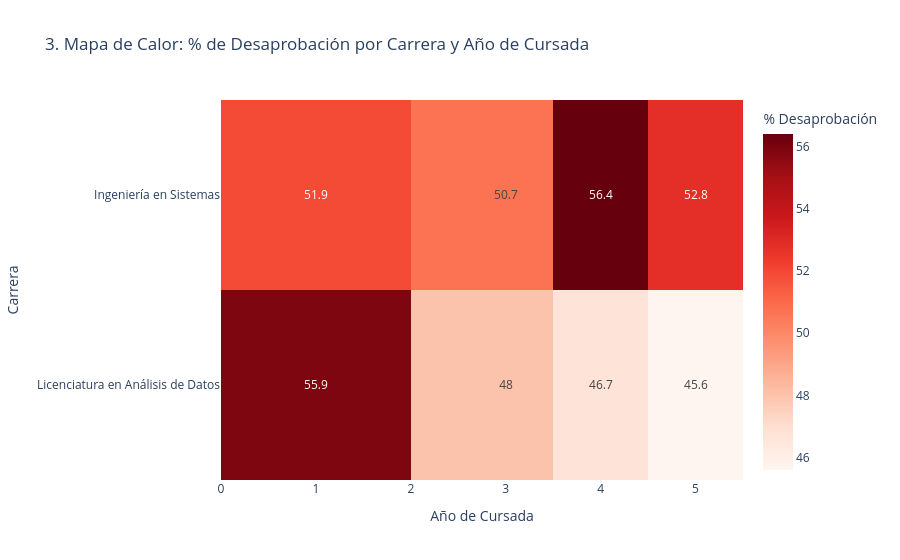
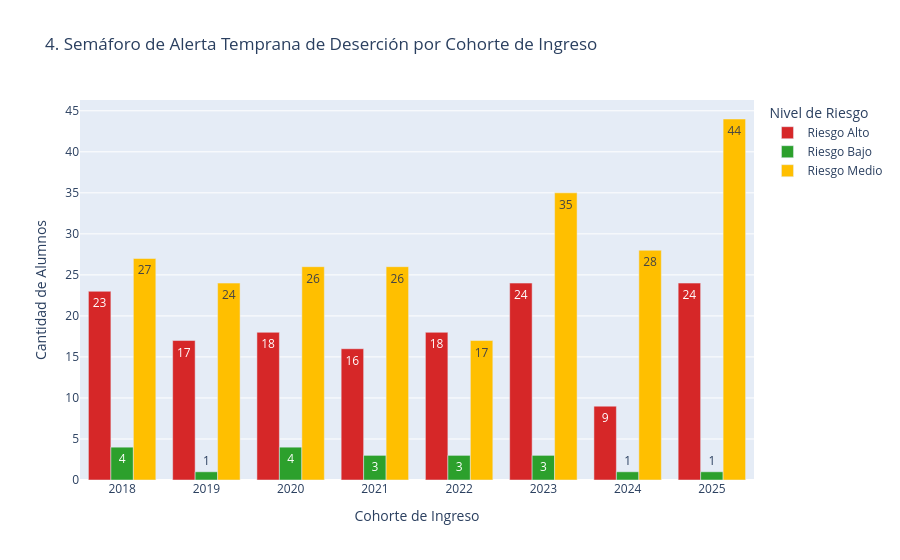

The notebook cell saved with these charts, in order:
### Markdown cell above
Gráfico 3 y 4 — Mapa de Calor (Carrera × Año) e Indicador Semáforo

### Code cell
# Gráfico 3: Mapa de Calor Carrera x Año de Cursada (% Desaprobación)
tabla_heatmap = df_evolucion.pivot_table(
    index="nombre_carrera",
    columns="anio_cursada",
    values="tasa_desaprobacion",
    aggfunc="mean"
).round(1)

fig3 = px.imshow(
    tabla_heatmap,
    text_auto=True,
    color_continuous_scale="Reds",
    title="3. Mapa de Calor: % de Desaprobación por Carrera y Año de Cursada",
    labels={"x": "Año de Cursada", "y": "Carrera", "color": "% Desaprobación"}
)
fig3.show()

# Gráfico 4: Indicador Tipo Semáforo por Cohorte y Nivel de Riesgo
df_semaforo_cohorte = (
    df_alertas.groupby(["cohorte_ingreso", "semaforo_riesgo"], as_index=False)
    .agg(cantidad_alumnos=("id_alumno", "count"))
)

fig4 = px.bar(
    df_semaforo_cohorte,
    x="cohorte_ingreso",
    y="cantidad_alumnos",
    color="semaforo_riesgo",
    title="4. Semáforo de Alerta Temprana de Deserción por Cohorte de Ingreso",
    labels={"cohorte_ingreso": "Cohorte de Ingreso", "cantidad_alumnos": "Cantidad de Alumnos", "semaforo_riesgo": "Nivel de Riesgo"},
    color_discrete_map={"Riesgo Alto": "#d62728", "Riesgo Medio": "#ffbf00", "Riesgo Bajo": "#2ca02c"},
    barmode="group",
    text_auto=True
)
fig4.show()

print("Top 10 Alumnos en Riesgo Alto (Alerta Temprana):")
display(df_alertas.head(10))

### Figure 1 — Plotly figure (JSON) as saved in the notebook; plotly's stock layout.template omitted (floating-point values rounded to 4 significant figures)
{"data": [{"coloraxis": "coloraxis", "hovertemplate": "Año de Cursada: %{x}<br>Carrera: %{y}<br>% Desaprobación: %{z}<extra></extra>", "name": "0", "texttemplate": "%{z}", "type": "heatmap", "x": [1, 3, 4, 5], "xaxis": "x", "y": ["Ingeniería en Sistemas", "Licenciatura en Análisis de Datos"], "yaxis": "y", "z": [[51.9, 50.7, 56.4, 52.8], [55.9, 48.0, 46.7, 45.6]]}], "layout": {"coloraxis": {"autocolorscale": false, "colorbar": {"title": {"text": "% Desaprobación"}}, "colorscale": [[0, "rgb(255,245,240)"], [0.125, "rgb(254,224,210)"], [0.25, "rgb(252,187,161)"], [0.375, "rgb(252,146,114)"], [0.5, "rgb(251,106,74)"], [0.625, "rgb(239,59,44)"], [0.75, "rgb(203,24,29)"], [0.875, "rgb(165,15,21)"], [1, "rgb(103,0,13)"]]}, "title": {"text": "3. Mapa de Calor: % de Desaprobación por Carrera y Año de Cursada"}, "xaxis": {"anchor": "y", "constrain": "domain", "domain": [0, 1], "scaleanchor": "y", "title": {"text": "Año de Cursada"}}, "yaxis": {"anchor": "x", "autorange": "reversed", "constrain": "domain", "domain": [0, 1], "title": {"text": "Carrera"}}}}

### Figure 2 — Plotly figure (JSON) as saved in the notebook; plotly's stock layout.template omitted (floating-point values rounded to 4 significant figures)
{"data": [{"alignmentgroup": "True", "hovertemplate": "Nivel de Riesgo=Riesgo Alto<br>Cohorte de Ingreso=%{x}<br>Cantidad de Alumnos=%{y}<extra></extra>", "legendgroup": "Riesgo Alto", "marker": {"color": "#d62728", "pattern": {"shape": ""}}, "name": "Riesgo Alto", "offsetgroup": "Riesgo Alto", "orientation": "v", "showlegend": true, "textposition": "auto", "texttemplate": "%{y}", "type": "bar", "x": [2018, 2019, 2020, 2021, 2022, 2023, 2024, 2025], "xaxis": "x", "y": [23, 17, 18, 16, 18, 24, 9, 24], "yaxis": "y"}, {"alignmentgroup": "True", "hovertemplate": "Nivel de Riesgo=Riesgo Bajo<br>Cohorte de Ingreso=%{x}<br>Cantidad de Alumnos=%{y}<extra></extra>", "legendgroup": "Riesgo Bajo", "marker": {"color": "#2ca02c", "pattern": {"shape": ""}}, "name": "Riesgo Bajo", "offsetgroup": "Riesgo Bajo", "orientation": "v", "showlegend": true, "textposition": "auto", "texttemplate": "%{y}", "type": "bar", "x": [2018, 2019, 2020, 2021, 2022, 2023, 2024, 2025], "xaxis": "x", "y": [4, 1, 4, 3, 3, 3, 1, 1], "yaxis": "y"}, {"alignmentgroup": "True", "hovertemplate": "Nivel de Riesgo=Riesgo Medio<br>Cohorte de Ingreso=%{x}<br>Cantidad de Alumnos=%{y}<extra></extra>", "legendgroup": "Riesgo Medio", "marker": {"color": "#ffbf00", "pattern": {"shape": ""}}, "name": "Riesgo Medio", "offsetgroup": "Riesgo Medio", "orientation": "v", "showlegend": true, "textposition": "auto", "texttemplate": "%{y}", "type": "bar", "x": [2018, 2019, 2020, 2021, 2022, 2023, 2024, 2025], "xaxis": "x", "y": [27, 24, 26, 26, 17, 35, 28, 44], "yaxis": "y"}], "layout": {"barmode": "group", "legend": {"title": {"text": "Nivel de Riesgo"}, "tracegroupgap": 0}, "title": {"text": "4. Semáforo de Alerta Temprana de Deserción por Cohorte de Ingreso"}, "xaxis": {"anchor": "y", "domain": [0, 1], "title": {"text": "Cohorte de Ingreso"}}, "yaxis": {"anchor": "x", "domain": [0, 1], "title": {"text": "Cantidad de Alumnos"}}}}
